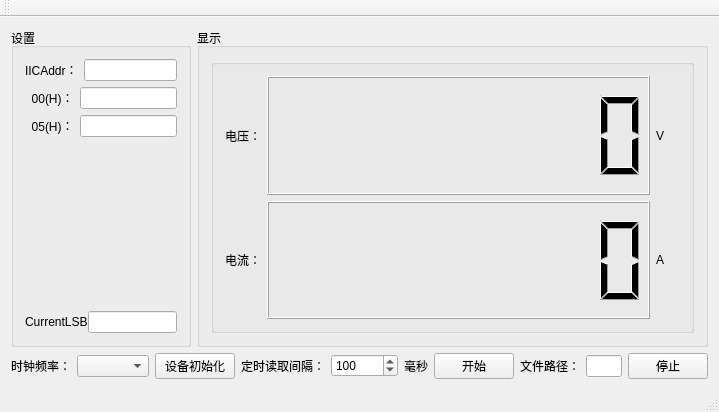
<?xml version="1.0" encoding="UTF-8"?>
<ui version="4.0">
 <class>MainWindow</class>
 <widget class="QMainWindow" name="MainWindow">
  <property name="geometry">
   <rect>
    <x>0</x>
    <y>0</y>
    <width>719</width>
    <height>412</height>
   </rect>
  </property>
  <property name="windowTitle">
   <string>USB2SPI Test</string>
  </property>
  <widget class="QWidget" name="centralWidget">
   <layout class="QGridLayout" name="gridLayout_3">
    <item row="0" column="0">
     <layout class="QVBoxLayout" name="verticalLayout_4">
      <item>
       <layout class="QHBoxLayout" name="horizontalLayout_9">
        <item>
         <widget class="QGroupBox" name="groupBox">
          <property name="maximumSize">
           <size>
            <width>180</width>
            <height>16777215</height>
           </size>
          </property>
          <property name="title">
           <string>设置</string>
          </property>
          <layout class="QGridLayout" name="gridLayout">
           <item row="2" column="0">
            <spacer name="verticalSpacer">
             <property name="orientation">
              <enum>Qt::Vertical</enum>
             </property>
             <property name="sizeHint" stdset="0">
              <size>
               <width>20</width>
               <height>40</height>
              </size>
             </property>
            </spacer>
           </item>
           <item row="0" column="0">
            <layout class="QVBoxLayout" name="verticalLayout">
             <item>
              <layout class="QHBoxLayout" name="horizontalLayout">
               <item>
                <widget class="QLabel" name="label">
                 <property name="text">
                  <string>IICAddr：</string>
                 </property>
                </widget>
               </item>
               <item>
                <widget class="QLineEdit" name="lineEdit_IICAddr"/>
               </item>
              </layout>
             </item>
             <item>
              <layout class="QHBoxLayout" name="horizontalLayout_2">
               <item>
                <widget class="QLabel" name="label_2">
                 <property name="text">
                  <string>  00(H)：</string>
                 </property>
                </widget>
               </item>
               <item>
                <widget class="QLineEdit" name="lineEdit_00H"/>
               </item>
              </layout>
             </item>
             <item>
              <layout class="QHBoxLayout" name="horizontalLayout_3">
               <item>
                <widget class="QLabel" name="label_3">
                 <property name="text">
                  <string>  05(H)：</string>
                 </property>
                </widget>
               </item>
               <item>
                <widget class="QLineEdit" name="lineEdit_05H"/>
               </item>
              </layout>
             </item>
            </layout>
           </item>
           <item row="3" column="0">
            <layout class="QGridLayout" name="gridLayout_4">
             <property name="topMargin">
              <number>0</number>
             </property>
             <item row="0" column="0">
              <layout class="QHBoxLayout" name="horizontalLayout_6">
               <property name="spacing">
                <number>0</number>
               </property>
               <property name="leftMargin">
                <number>0</number>
               </property>
               <property name="topMargin">
                <number>0</number>
               </property>
               <property name="rightMargin">
                <number>0</number>
               </property>
               <property name="bottomMargin">
                <number>0</number>
               </property>
               <item>
                <widget class="QLabel" name="label_4">
                 <property name="text">
                  <string>CurrentLSB</string>
                 </property>
                </widget>
               </item>
               <item>
                <widget class="QLineEdit" name="lineEdit_currentlsb"/>
               </item>
              </layout>
             </item>
            </layout>
           </item>
          </layout>
         </widget>
        </item>
        <item>
         <widget class="QGroupBox" name="groupBox_2">
          <property name="title">
           <string>显示</string>
          </property>
          <layout class="QGridLayout" name="gridLayout_2">
           <item row="0" column="0">
            <widget class="QGroupBox" name="groupBox_9">
             <property name="title">
              <string/>
             </property>
             <layout class="QGridLayout" name="gridLayout_9">
              <item row="0" column="0">
               <layout class="QHBoxLayout" name="horizontalLayout_21">
                <item>
                 <widget class="QLabel" name="label_37">
                  <property name="text">
                   <string>电压：</string>
                  </property>
                 </widget>
                </item>
                <item>
                 <widget class="QLCDNumber" name="lcdNumberVolt">
                  <property name="sizePolicy">
                   <sizepolicy hsizetype="Expanding" vsizetype="Minimum">
                    <horstretch>0</horstretch>
                    <verstretch>0</verstretch>
                   </sizepolicy>
                  </property>
                  <property name="font">
                   <font>
                    <family>Arial Black</family>
                    <pointsize>12</pointsize>
                   </font>
                  </property>
                  <property name="digitCount">
                   <number>8</number>
                  </property>
                 </widget>
                </item>
                <item>
                 <widget class="QLabel" name="label_38">
                  <property name="minimumSize">
                   <size>
                    <width>24</width>
                    <height>0</height>
                   </size>
                  </property>
                  <property name="text">
                   <string>V</string>
                  </property>
                 </widget>
                </item>
               </layout>
              </item>
              <item row="1" column="0">
               <layout class="QHBoxLayout" name="horizontalLayout_22">
                <item>
                 <widget class="QLabel" name="label_39">
                  <property name="text">
                   <string>电流：</string>
                  </property>
                 </widget>
                </item>
                <item>
                 <widget class="QLCDNumber" name="lcdNumberCurrent">
                  <property name="sizePolicy">
                   <sizepolicy hsizetype="Expanding" vsizetype="Minimum">
                    <horstretch>0</horstretch>
                    <verstretch>0</verstretch>
                   </sizepolicy>
                  </property>
                  <property name="font">
                   <font>
                    <family>Arial Black</family>
                    <pointsize>12</pointsize>
                   </font>
                  </property>
                  <property name="digitCount">
                   <number>8</number>
                  </property>
                 </widget>
                </item>
                <item>
                 <widget class="QLabel" name="label_40">
                  <property name="minimumSize">
                   <size>
                    <width>24</width>
                    <height>0</height>
                   </size>
                  </property>
                  <property name="text">
                   <string>A</string>
                  </property>
                 </widget>
                </item>
               </layout>
              </item>
             </layout>
            </widget>
           </item>
          </layout>
         </widget>
        </item>
       </layout>
      </item>
      <item>
       <layout class="QVBoxLayout" name="verticalLayout_2">
        <item>
         <layout class="QHBoxLayout" name="horizontalLayout_7">
          <item>
           <layout class="QHBoxLayout" name="horizontalLayout_10">
            <item>
             <layout class="QHBoxLayout" name="horizontalLayout_11">
              <item>
               <widget class="QLabel" name="label_9">
                <property name="text">
                 <string>时钟频率：</string>
                </property>
               </widget>
              </item>
              <item>
               <widget class="QComboBox" name="comboBox_CLK"/>
              </item>
             </layout>
            </item>
            <item>
             <widget class="QPushButton" name="pushButton_init">
              <property name="text">
               <string>设备初始化</string>
              </property>
             </widget>
            </item>
            <item>
             <layout class="QHBoxLayout" name="horizontalLayout_12">
              <item>
               <layout class="QHBoxLayout" name="horizontalLayout_32"/>
              </item>
              <item>
               <widget class="QLabel" name="label_10">
                <property name="text">
                 <string>定时读取间隔：</string>
                </property>
               </widget>
              </item>
              <item>
               <widget class="QSpinBox" name="spinBoxTimeRead">
                <property name="minimum">
                 <number>50</number>
                </property>
                <property name="maximum">
                 <number>100000</number>
                </property>
                <property name="value">
                 <number>100</number>
                </property>
               </widget>
              </item>
              <item>
               <widget class="QLabel" name="label_11">
                <property name="text">
                 <string>毫秒</string>
                </property>
               </widget>
              </item>
             </layout>
            </item>
            <item>
             <widget class="QPushButton" name="pushButtonStart">
              <property name="text">
               <string>开始</string>
              </property>
             </widget>
            </item>
            <item>
             <layout class="QHBoxLayout" name="horizontalLayout_13">
              <item>
               <widget class="QLabel" name="label_12">
                <property name="text">
                 <string>文件路径：</string>
                </property>
               </widget>
              </item>
              <item>
               <widget class="QLineEdit" name="lineEditFileName_2"/>
              </item>
              <item>
               <widget class="QPushButton" name="pushButtonStop">
                <property name="text">
                 <string>停止</string>
                </property>
               </widget>
              </item>
             </layout>
            </item>
           </layout>
          </item>
         </layout>
        </item>
       </layout>
      </item>
     </layout>
    </item>
   </layout>
  </widget>
  <widget class="QMenuBar" name="menuBar">
   <property name="geometry">
    <rect>
     <x>0</x>
     <y>0</y>
     <width>719</width>
     <height>22</height>
    </rect>
   </property>
  </widget>
  <widget class="QToolBar" name="mainToolBar">
   <attribute name="toolBarArea">
    <enum>TopToolBarArea</enum>
   </attribute>
   <attribute name="toolBarBreak">
    <bool>false</bool>
   </attribute>
  </widget>
  <widget class="QStatusBar" name="statusBar"/>
 </widget>
 <layoutdefault spacing="6" margin="11"/>
 <resources/>
 <connections/>
</ui>
